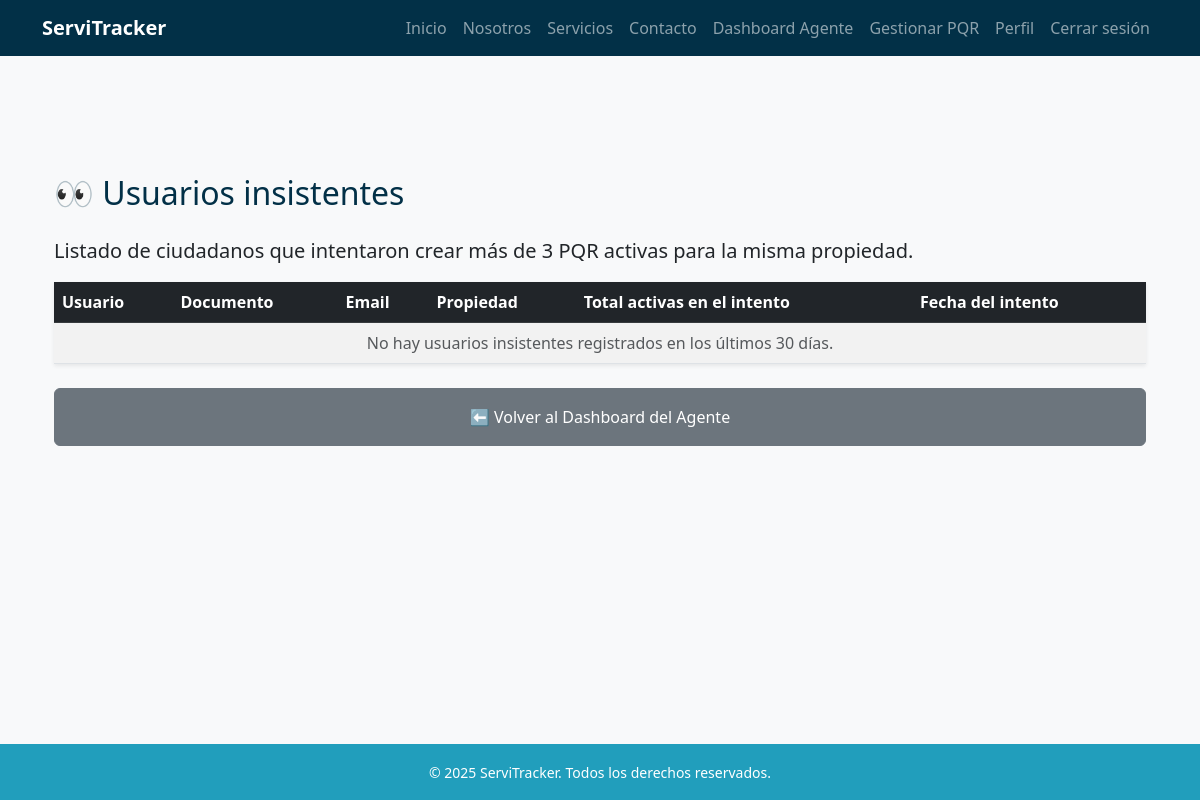
Before: /pqr/insistentes/ (signed in) with the older database file.
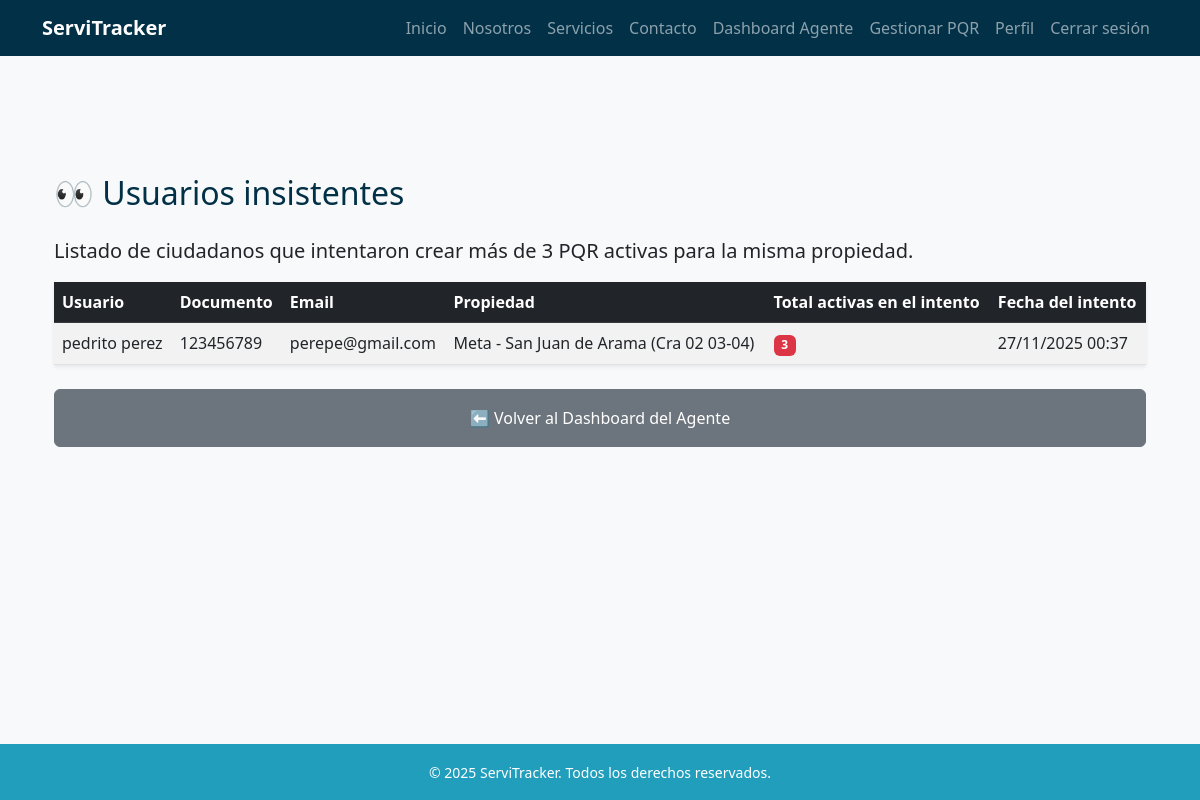
After: the same page with the newer database file.
### pqr/models.py (models this page shows, shortened)
class UsuarioInsistente(models.Model):
    usuario = models.ForeignKey(settings.AUTH_USER_MODEL, on_delete=models.CASCADE)
    propiedad = models.ForeignKey(Propiedad, on_delete=models.CASCADE)
    total_activas_en_intento = models.PositiveIntegerField(default=0)
    fecha_intento = models.DateTimeField(auto_now_add=True)
    class Meta:
        verbose_name = "Usuario insistente"
        verbose_name_plural = "Usuarios insistentes"
        ordering = ["-fecha_intento"]

### usuarios/models.py (models this page shows, shortened)
class Usuario(AbstractBaseUser, PermissionsMixin):
    ROLES = [
        ("administrador", "Administrador"),
        ("agente", "Agente"),
        ("tecnico", "Técnico"),
        ("ciudadano", "Ciudadano"),
    ]
    documento = models.CharField(max_length=20, unique=True)
    email = models.EmailField(blank=True, null=True)
    nombres = models.CharField(max_length=100, blank=True, null=True)
    apellidos = models.CharField(max_length=100, blank=True, null=True)
    rol = models.CharField(max_length=20, choices=ROLES, default="ciudadano")
    especialidad = models.ForeignKey(Especialidad, on_delete=models.SET_NULL, null=True, blank=True)
    is_active = models.BooleanField(default=True)
    is_staff = models.BooleanField(default=False)
    date_joined = models.DateTimeField(auto_now_add=True)
    objects = UsuarioManager()
    USERNAME_FIELD = "documento"
    REQUIRED_FIELDS = []  # puedes agregar 'email' si quieres que sea obligatorio

### propiedades/models.py (models this page shows, shortened)
class Propiedad(models.Model):
    usuario = models.ForeignKey(
        settings.AUTH_USER_MODEL,
        on_delete=models.CASCADE,
        related_name='propiedades'
    )
    departamento = models.CharField(max_length=100)
    ciudad = models.CharField(max_length=100)
    direccion = models.CharField(max_length=200)
    activa = models.BooleanField(default=True)

### pqr/views.py (the view)
# urls.py: path('insistentes/', views.lista_insistentes, name='lista_insistentes'),
@user_passes_test(lambda u: u.rol == "agente")
def lista_insistentes(request):
    limite = timezone.now() - timedelta(days=30)
    insistentes = UsuarioInsistente.objects.filter(
        fecha_intento__gte=limite
    ).select_related("usuario", "propiedad")
    return render(request, "pqr/lista_insistentes.html", {"insistentes": insistentes})

### templates/pqr/lista_insistentes.html (shortened to what this page needs)
{% extends 'base.html' %}
{% block content %}
<div class="container my-5">
    <h2 class="text-blue-dark mb-4">👀 Usuarios insistentes</h2>
    <p class="lead">Listado de ciudadanos que intentaron crear más de 3 PQR activas para la misma propiedad.</p>
    <table class="table table-striped table-hover shadow-sm">
        <thead class="table-dark">
            <tr>
                <th>Usuario</th>
                <th>Documento</th>
                <th>Email</th>
                <th>Propiedad</th>
                <th>Total activas en el intento</th>
                <th>Fecha del intento</th>
            </tr>
        </thead>
        <tbody>
            {% for u in insistentes %}
            <tr>
                <td>{{ u.usuario.nombres }} {{ u.usuario.apellidos }}</td>
                <td>{{ u.usuario.documento }}</td>
                <td>{{ u.usuario.email }}</td>
                <td>{{ u.propiedad.departamento }} - {{ u.propiedad.ciudad }} ({{ u.propiedad.direccion }})</td>
                <td><span class="badge bg-danger">{{ u.total_activas_en_intento }}</span></td>
                <td>{{ u.fecha_intento|date:"d/m/Y H:i" }}</td>
            </tr>
            {% empty %}
            <tr>
                <td colspan="6" class="text-center text-muted">
                    No hay usuarios insistentes registrados en los últimos 30 días.
                </td>
            </tr>
            {% endfor %}
        </tbody>
    </table>
    <div class="mt-4">
        <a href="{% url 'dashboard_agente' %}" class="btn btn-secondary w-100 py-3">
            ⬅️ Volver al Dashboard del Agente
        </a>
    </div>
</div>
{% endblock %}

### templates/base.html (shortened to what this page needs)
<!DOCTYPE html>
<html lang="es">
<head>
    {% load static %}
    <link href="https://cdn.jsdelivr.net/npm/bootstrap@5.3.0/dist/css/bootstrap.min.css" rel="stylesheet">
    <link rel="stylesheet" href="{% static 'css/style.css' %}">
</head>
<body>
    <header class="navbar navbar-expand-lg navbar-dark bg-blue-dark fixed-top">
        <div class="container">
            <a class="navbar-brand fw-bold" href="{% url 'index' %}">ServiTracker</a>
            <nav class="collapse navbar-collapse" id="navbarNav">
                <ul class="navbar-nav ms-auto">
                    <li class="nav-item"><a class="nav-link" href="{% url 'index' %}#inicio">Inicio</a></li>
                    <li class="nav-item"><a class="nav-link" href="{% url 'index' %}#nosotros">Nosotros</a></li>
                    <li class="nav-item"><a class="nav-link" href="{% url 'index' %}#servicios">Servicios</a></li>
                    <li class="nav-item"><a class="nav-link" href="{% url 'index' %}#contacto">Contacto</a></li>
                    {% if user.is_authenticated %}
                        {% if user.rol == "administrador" %}
                            <li class="nav-item"><a class="nav-link" href="{% url 'dashboard_admin' %}">Dashboard Admin</a></li>
                            <li class="nav-item"><a class="nav-link" href="{% url 'lista_pqr_admin' %}">Gestionar PQR</a></li>
                        {% elif user.rol == "agente" %}
                            <li class="nav-item"><a class="nav-link" href="{% url 'dashboard_agente' %}">Dashboard Agente</a></li>
                            <li class="nav-item"><a class="nav-link" href="{% url 'lista_pqr_admin' %}">Gestionar PQR</a></li>
                        {% elif user.rol == "ciudadano" %}
                            <li class="nav-item"><a class="nav-link" href="{% url 'mi_lista_pqr' %}">Mis PQR</a></li>
                        {% elif user.rol == "tecnico" %}
                            <li class="nav-item"><a class="nav-link" href="{% url 'mis_asignaciones' %}">Mis asignaciones</a></li>
                        {% endif %}
                        <li class="nav-item"><a class="nav-link" href="{% url 'perfil' %}">Perfil</a></li>
                        <li class="nav-item"><a class="nav-link" href="{% url 'logout' %}">Cerrar sesión</a></li>
                    {% else %}
                        <li class="nav-item"><a class="nav-link" href="{% url 'login' %}">Login</a></li>
                        <li class="nav-item"><a class="nav-link" href="{% url 'registro' %}">Registro</a></li>
                    {% endif %}
                </ul>
            </nav>
        </div>
    </header>
    <main class="container my-2 pt-5">
        {% block content %}
        {% endblock %}
    </main>
    <footer class="bg-blue-mid text-white text-center p-3 mt-5">
        <small>© 2025 ServiTracker. Todos los derechos reservados.</small>
    </footer>
</body>
</html>

### static/css/style.css (style rules this page uses)
:root { --blue-light: #8ecae6; --blue-mid: #219ebc; --blue-deep: #126782; --blue-dark: #023047; --yellow: #ffb703; --orange-light: #fd9e02; --orange-dark: #fb8500; --green-light: #198754; --green-dark: #146c43; }
.text-blue-dark { color: var(--blue-dark); }
.bg-blue-mid { background-color: var(--blue-mid); }
.bg-blue-dark { background-color: var(--blue-dark); }
body { font-family: 'Segoe UI', sans-serif; background-color: #f8f9fa; padding-top: 70px; min-height: 100vh; display: flex; flex-direction: column; }
main { flex: 1; min-height: 60vh; }

Changed rows visible on the page:
added UsuarioInsistente: usuario.nombres "pedrito", usuario.apellidos "perez", usuario.documento "123456789", usuario.email "perepe@gmail.com", propiedad.departamento "Meta", propiedad.ciudad "San Juan de Arama", propiedad.direccion "Cra 02 03-04", total_activas_en_intento "3", fecha_intento "27/11/2025 00:37"
Other visible differences:
text no longer shown: "No hay usuarios insistentes registrados en los últimos 30 días."
